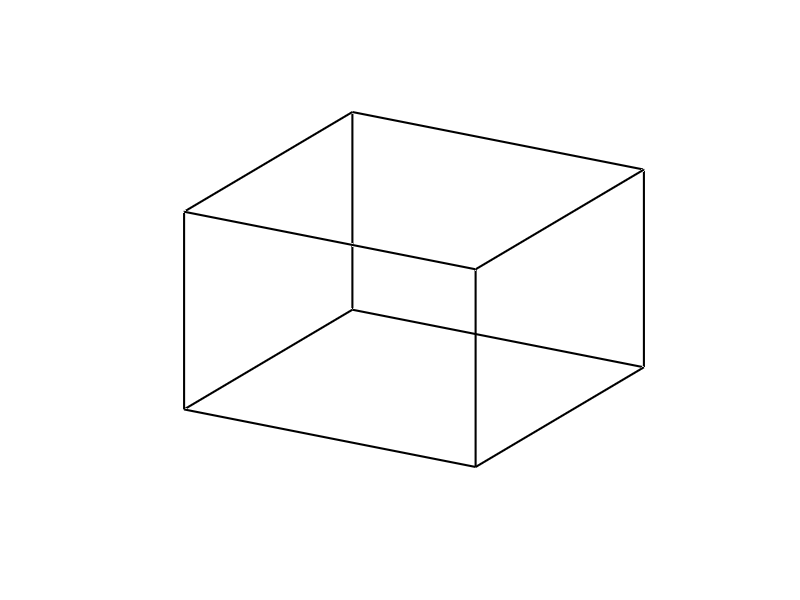

Recreate this plot in MATLAB.
% 방 크기 설정 (단위: m)
roomWidth  = 4;    % X 방향 길이
roomDepth  = 4;    % Y 방향 길이
roomHeight = 2.5;  % Z 방향 높이

% 방 모서리 좌표 정의
x = [0 roomWidth roomWidth 0 0];
y = [0 0 roomDepth roomDepth 0];
z_bottom = zeros(size(x));
z_top    = roomHeight * ones(size(x));

figure
hold on

% 바닥 테두리
plot3(x, y, z_bottom, 'k-', 'LineWidth', 1.5);

% 천장 테두리
plot3(x, y, z_top, 'k-', 'LineWidth', 1.5);

% 세로 모서리
for i = 1:4
    plot3([x(i) x(i)], [y(i) y(i)], [0 roomHeight], 'k-', 'LineWidth', 1.5);
end

% 보기 설정
axis equal        % 비율 고정
view(30, 20)      % 원하는 시점으로 조정

% 내부 그리드 및 축 테두리 끄기
grid off
box off

% 축 자체와 숫자/눈금 모두 숨기기
axis off

hold off